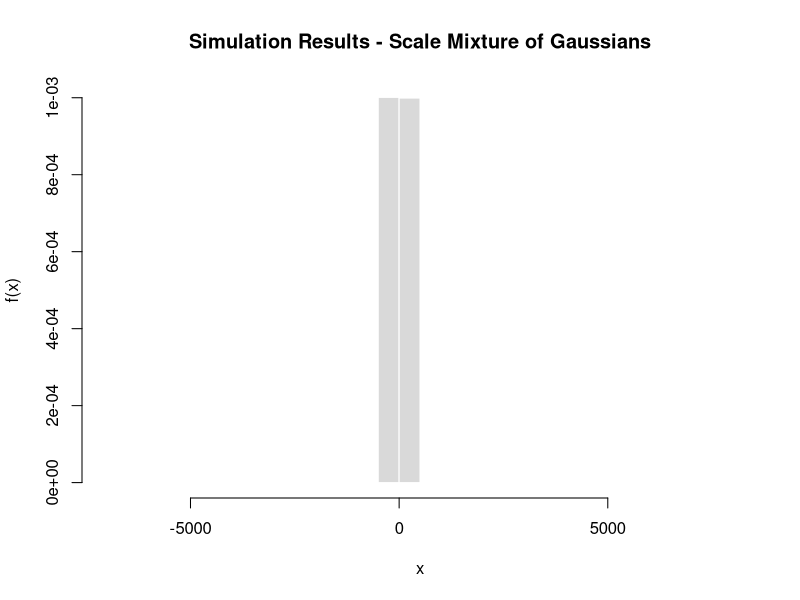
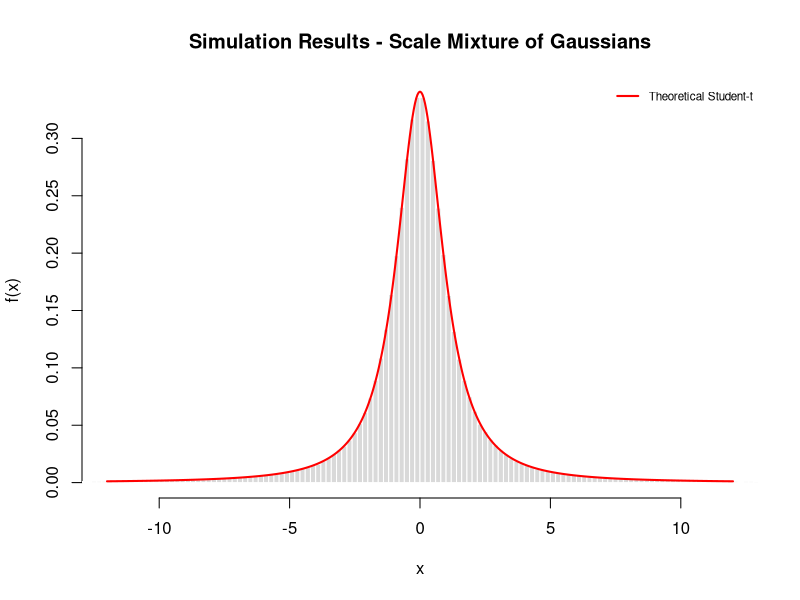
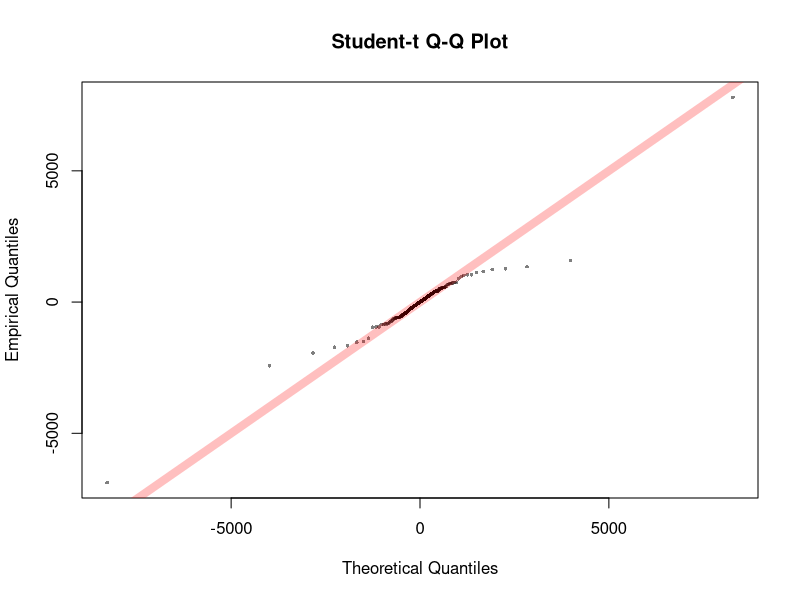

The R script that drew these images, in order:
# Lab Session 06 - Ancestral Sampling -------------------------------------

# Scale Mixture of Gaussians ----------------------------------------------

# Perform a single run of the model.
nu <- 1.5 # Pick a low value to have heavier tails.
lambda <- rgamma(n = 1, shape = nu / 2, rate = nu / 2)
obs <- rnorm(n = 1, 0, 1 / sqrt(lambda))
c(lambda, obs)

# Repeat the simulation for 100000 times.
set.seed(213) # For reproducibility.
nu <- 1.5
M <- 10^6

out <- matrix(NA, ncol = 2, nrow = M)
for (m in 1:M){
  out[m, 1] <- rgamma(n = 1, shape = nu / 2, rate = nu / 2)
  out[m, 2] <- rnorm(n = 1, 0, 1 / sqrt(out[m, 1]))
}
head(out)

hist(out[, 2], prob = T, breaks = 50,
     col = "gray85", border = "white",
     main = "Simulation Results - Scale Mixture of Gaussians",
     xlab = "x", ylab = "f(x)")

# While the plot looks weird, the distribution appears to be symmetric and
# heavy-tailed, suggesting that it does resemble a t distribution.

# Visualize the distribution in better detail by taking a smaller support.
hist(out[, 2], prob = T, breaks = 100000,
     col = "gray85", border = "white",
     xlim = c(-12, 12),
     main = "Simulation Results - Scale Mixture of Gaussians",
     xlab = "x", ylab = "f(x)")
curve(dt(x, nu), add = T, col ="red", lwd = 2, n = 501)
legend("topright",
       legend = "Theoretical Student-t",
       col = "red",
       lwd = 2, 
       bty = "n", cex = .7)

# Alternatively, compare theoretical and empirical quantiles.
qlev <- c(0.05, 0.10, 0.25, 0.50, 0.75, 0.95, 0.99)
emp <- round(quantile(out[, 2], qlev), 2)
true <- round(qt(qlev, df = nu), 2)
cbind(emp, true)

# A QQ-plot allows to visually compare theoretical and empirical quantiles.
p <- ppoints(M)
empirical_q <- sort(out[,2])
theoretical_q <- qt(p, nu)
plot(theoretical_q, empirical_q,
     pch = 16, cex = 0.5,
     col = rgb(0, 0, 0, 0.5),
     main = "Student-t Q-Q Plot",
     xlab = "Theoretical Quantiles",
     ylab = "Empirical Quantiles")
abline(0, 1, col = rgb(1,0,0,.25), lwd = 8)
summary(out[, 2]) # Consider the ground-truth as a reference.

# Hypothesis Testing for Ancestral Sampling -------------------------------

# In a more formal sense, it is possible to check whether the model resembles a
# t distribution using a many-to-one transformation that, for an independent and
# identically distributed sample DM = {x1, ..., xM} from F, indicates the maximum
# value under the ground-truth assumption that each data point is independent and
# identically distributed from a t distribution with 1.5 degrees of freedom.

# Assuming X(M) = max{X1, ..., XM}, where each Xi is independent and identically
# distributed from a t distribution with 1.5 degrees of freedom, the goal is to
# evaluate P(X(M) >= xM) = 1 - F(x(M)) under the ground-truth.
# In fact, if the probability of seeing something even more extreme than x(M) is
# very small, the sample acts as evidence against the ground-truth assumption.

# In this case, let F(x) = P(max{X1, ..., XM} <= x) = P(X1 <= x, ..., XM <= x):
# by the IID assumption, this becomes F(x) = \prod P(Xi <= x) = \prod Fx(x) = (Fx(x))^M.
x_M <- max(out[, 2])
p_value <- 1 - (pt(x_M, df = 1.5))^M # Use p = 1 - F(x) = 1 - (Fx(x))^M

# Assuming a significance level of 0.05, the sample acts as evidence in favour
# of the hypothesis that the model follows a t distribution.

# This result can be double-checked via simulation by repeatedly constructing a
# random sample and running the test on each data sample.
